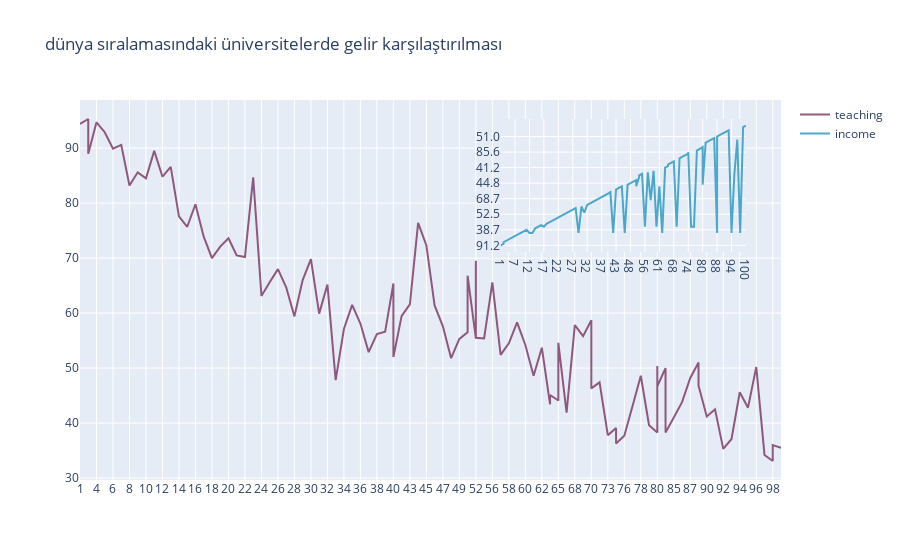

This figure's notebook cell:
### Code cell
trace1=go.Scatter(x=df_2015.world_rank, y=df_2015.teaching, name='teaching', marker=dict(color='rgba(120,50,96,0.8)'),)

trace2=go.Scatter(x=df_2015.world_rank, y=df_2015.income, name='income', xaxis='x2', yaxis='y2', marker=dict(color='rgba(37, 150, 190,0.8)'),)

data=[trace1, trace2]

layout=go.Layout(xaxis2=dict (domain=[0.6,0.95],anchor='y2'), yaxis2=dict (domain=[0.6,0.95],anchor='x2'), title='dünya sıralamasındaki üniversitelerde gelir karşılaştırılması')

fig=go.Figure(data=data, layout=layout)
iplot(fig)

### Figure 1 — Plotly figure (JSON) as saved in the notebook; plotly's stock layout.template omitted (floating-point values rounded to 4 significant figures)
{"data": [{"marker": {"color": "rgba(120,50,96,0.8)"}, "name": "teaching", "type": "scatter", "x": ["1", "2", "2", "4", "5", "6", "7", "8", "9", "10", "11", "12", "13", "14", "15", "16", "17", "18", "19", "20", "21", "22", "23", "24", "25", "26", "27", "28", "29", "30", "31", "32", "33", "34", "35", "36", "37", "38", "39", "40", "40", "42", "43", "44", "45", "46", "47", "48", "49", "50", "50", "52", "52", "52", "55", "56", "57", "58", "59", "60", "61", "62", "63", "63", "65", "65", "67", "68", "69", "70", "70", "72", "73", "74", "74", "76", "77", "78", "79", "80", "80", "80", "83", "83", "85", "86", "87", "88", "88", "90", "91", "92", "93", "94", "95", "96", "97", "98", "98", "100"], "y": [94.4, 95.3, 89, 94.7, 92.9, 89.9, 90.6, 83.2, 85.6, 84.5, 89.5, 84.8, 86.6, 77.6, 75.7, 79.8, 73.9, 70, 72.1, 73.6, 70.5, 70.2, 84.7, 63.1, 65.6, 68, 64.7, 59.4, 66, 69.8, 59.9, 65.2, 47.8, 57.1, 61.5, 58.1, 52.9, 56.2, 56.6, 65.4, 52, 59.5, 61.6, 76.4, 72.3, 61.4, 57.6, 51.8, 55.3, 56.5, 66.8, 55.4, 69.5, 55.5, 55.4, 65.6, 52.4, 54.5, 58.3, 54.2, 48.6, 53.7, 43.4, 45.1, 44.1, 54.6, 41.9, 57.8, 55.8, 58.7, 46.3, 47.4, 37.8, 39.1, 36.3, 37.7, 43.1, 48.6, 39.6, 38.3, 50.4, 46.7, 50, 38.3, 41, 43.8, 48.2, 51, 46.8, 41.2, 42.5, 35.3, 37.1, 45.6, 42.8, 50.2, 34.2, 33.1, 36, 35.5]}, {"marker": {"color": "rgba(37, 150, 190,0.8)"}, "name": "income", "type": "scatter", "x": ["1", "2", "2", "4", "5", "6", "7", "8", "9", "10", "11", "12", "13", "14", "15", "16", "17", "18", "19", "20", "21", "22", "23", "24", "25", "26", "27", "28", "29", "30", "31", "32", "33", "34", "35", "36", "37", "38", "39", "40", "40", "42", "43", "44", "45", "46", "47", "48", "49", "50", "50", "52", "52", "52", "55", "56", "57", "58", "59", "60", "61", "62", "63", "63", "65", "65", "67", "68", "69", "70", "70", "72", "73", "74", "74", "76", "77", "78", "79", "80", "80", "80", "83", "83", "85", "86", "87", "88", "88", "90", "91", "92", "93", "94", "95", "96", "97", "98", "98", "100"], "xaxis": "x2", "y": ["91.2", "40.6", "90.3", "61.3", "94.3", "80.5", "52.8", "59.5", "-", "72.3", "38.7", "-", "-", "78.8", "100.0", "45.2", "100.0", "53.5", "35.8", "45.8", "46.8", "61.9", "56.7", "52.5", "43.1", "64.3", "59.6", "71.3", "-", "51.2", "43.1", "43.6", "86.7", "65.1", "40.8", "68.7", "49.2", "38.3", "42.5", "29.9", "48.4", "-", "56.9", "86.0", "99.9", "-", "39.1", "44.8", "60.0", "31.1", "99.9", "33.5", "78.7", "51.3", "41.4", "100.0", "58.5", "40.8", "47.7", "100.0", "99.9", "-", "61.0", "41.2", "35.2", "44.7", "49.8", "42.1", "100.0", "34.6", "74.0", "66.3", "56.0", "98.5", "85.6", "100.0", "100.0", "39.4", "38.0", "35.3", "43.2", "39.1", "32.0", "50.2", "94.6", "34.4", "50.1", "-", "51.0", "31.2", "67.0", "86.9", "44.9", "-", "41.4", "34.4", "-", "98.2", "87.6", "30.7"], "yaxis": "y2"}], "layout": {"autosize": true, "title": {"text": "dünya sıralamasındaki üniversitelerde gelir karşılaştırılması"}, "xaxis": {"autorange": true, "range": [0, 85], "type": "category"}, "xaxis2": {"anchor": "y2", "autorange": true, "domain": [0.6, 0.95], "range": [0, 85], "type": "category"}, "yaxis": {"autorange": true, "range": [29.64, 98.76], "type": "linear"}, "yaxis2": {"anchor": "x2", "autorange": true, "domain": [0.6, 0.95], "range": [-4.278, 81.28], "type": "category"}}}
